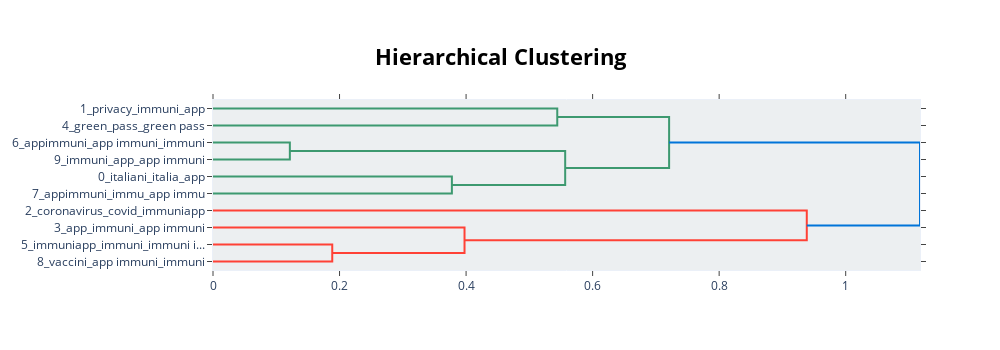

Notebook source saved alongside this figure:
### Code cell
topic_model.visualize_hierarchy()
#il macro tema coronavirus - covid- immuni contiene due sottotemi (green pass e app immuni)

### Figure 1 — Plotly figure (JSON) as saved in the notebook; plotly's stock layout.template omitted (floating-point values rounded to 4 significant figures)
{"data": [{"hoverinfo": "text", "marker": {"color": "rgb(61,153,112)"}, "mode": "lines", "type": "scatter", "x": [0, 0.5441, 0.5441, 0], "xaxis": "x", "y": [-5, -5, -15, -15], "yaxis": "y"}, {"hoverinfo": "text", "marker": {"color": "rgb(61,153,112)"}, "mode": "lines", "type": "scatter", "x": [0, 0.1215, 0.1215, 0], "xaxis": "x", "y": [-25, -25, -35, -35], "yaxis": "y"}, {"hoverinfo": "text", "marker": {"color": "rgb(61,153,112)"}, "mode": "lines", "type": "scatter", "x": [0, 0.3776, 0.3776, 0], "xaxis": "x", "y": [-45, -45, -55, -55], "yaxis": "y"}, {"hoverinfo": "text", "marker": {"color": "rgb(61,153,112)"}, "mode": "lines", "type": "scatter", "x": [0.1215, 0.5566, 0.5566, 0.3776], "xaxis": "x", "y": [-30, -30, -50, -50], "yaxis": "y"}, {"hoverinfo": "text", "marker": {"color": "rgb(61,153,112)"}, "mode": "lines", "type": "scatter", "x": [0.5441, 0.7209, 0.7209, 0.5566], "xaxis": "x", "y": [-10, -10, -40, -40], "yaxis": "y"}, {"hoverinfo": "text", "marker": {"color": "rgb(255,65,54)"}, "mode": "lines", "type": "scatter", "x": [0, 0.1885, 0.1885, 0], "xaxis": "x", "y": [-85, -85, -95, -95], "yaxis": "y"}, {"hoverinfo": "text", "marker": {"color": "rgb(255,65,54)"}, "mode": "lines", "type": "scatter", "x": [0, 0.3975, 0.3975, 0.1885], "xaxis": "x", "y": [-75, -75, -90, -90], "yaxis": "y"}, {"hoverinfo": "text", "marker": {"color": "rgb(255,65,54)"}, "mode": "lines", "type": "scatter", "x": [0, 0.9385, 0.9385, 0.3975], "xaxis": "x", "y": [-65, -65, -82.5, -82.5], "yaxis": "y"}, {"hoverinfo": "text", "marker": {"color": "rgb(0,116,217)"}, "mode": "lines", "type": "scatter", "x": [0.7209, 1.117, 1.117, 0.9385], "xaxis": "x", "y": [-25, -25, -73.75, -73.75], "yaxis": "y"}], "layout": {"autosize": false, "height": 350, "hoverlabel": {"bgcolor": "white", "font": {"family": "Rockwell", "size": 16}}, "hovermode": "closest", "plot_bgcolor": "#ECEFF1", "showlegend": false, "title": {"font": {"color": "Black", "size": 22}, "text": "<b>Hierarchical Clustering", "x": 0.5, "xanchor": "center", "yanchor": "top"}, "width": 1000, "xaxis": {"mirror": "allticks", "rangemode": "tozero", "showgrid": false, "showline": true, "showticklabels": true, "ticks": "outside", "type": "linear", "zeroline": false}, "yaxis": {"mirror": "allticks", "range": [-100, 0], "rangemode": "tozero", "showgrid": false, "showline": true, "showticklabels": true, "tickmode": "array", "ticks": "outside", "ticktext": ["1_privacy_immuni_app", "4_green_pass_green pass", "6_appimmuni_app immuni_immuni", "9_immuni_app_app immuni", "0_italiani_italia_app", "7_appimmuni_immu_app immu", "2_coronavirus_covid_immuniapp", "3_app_immuni_app immuni", "5_immuniapp_immuni_immuni i...", "8_vaccini_app immuni_immuni"], "tickvals": [-5, -15, -25, -35, -45, -55, -65, -75, -85, -95], "type": "linear", "zeroline": false}}}
